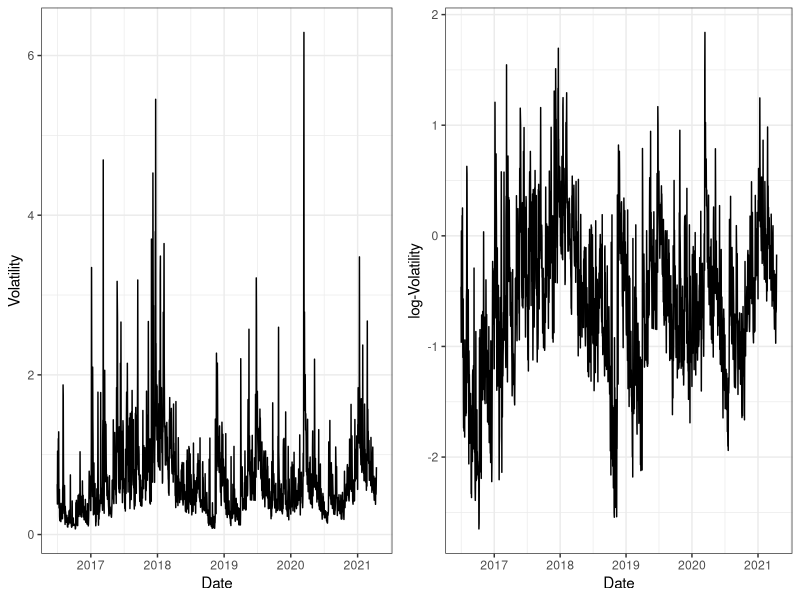

This chart was generated by the following R code:
## ---- chunk 1
knitr::opts_chunk$set(echo = F, message = FALSE)
library(tidyverse)
## ---- chunk 2
btc <- read_csv(file = "btcOpenCandles.csv")
level_plot <- ggplot(btc, aes(x = time, y = AnnualizedRV)) +
  geom_line() +
  theme_bw() +
  labs(y = "Volatility", x = "Date")

log_plot <- ggplot(btc, aes(x = time, y = log(AnnualizedRV))) +
  geom_line() +
  theme_bw() +
  labs(y = "log-Volatility", x = "Date")

gridExtra::marrangeGrob(grobs = list(level_plot, log_plot), nrow = 1, ncol = 2, top = NULL)
